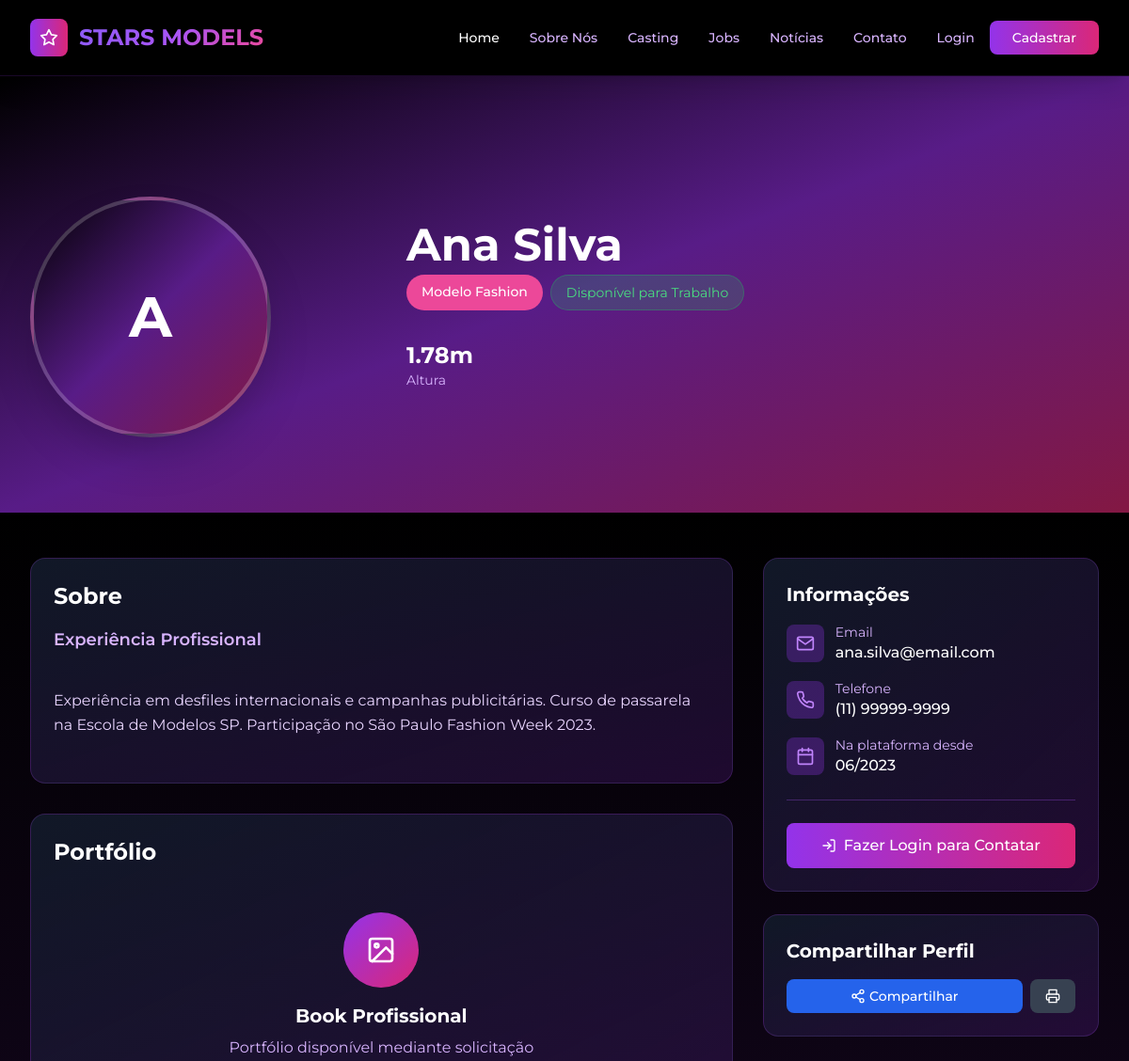
Page /modelo.php?id=1 (upper part) on the earlier database version.
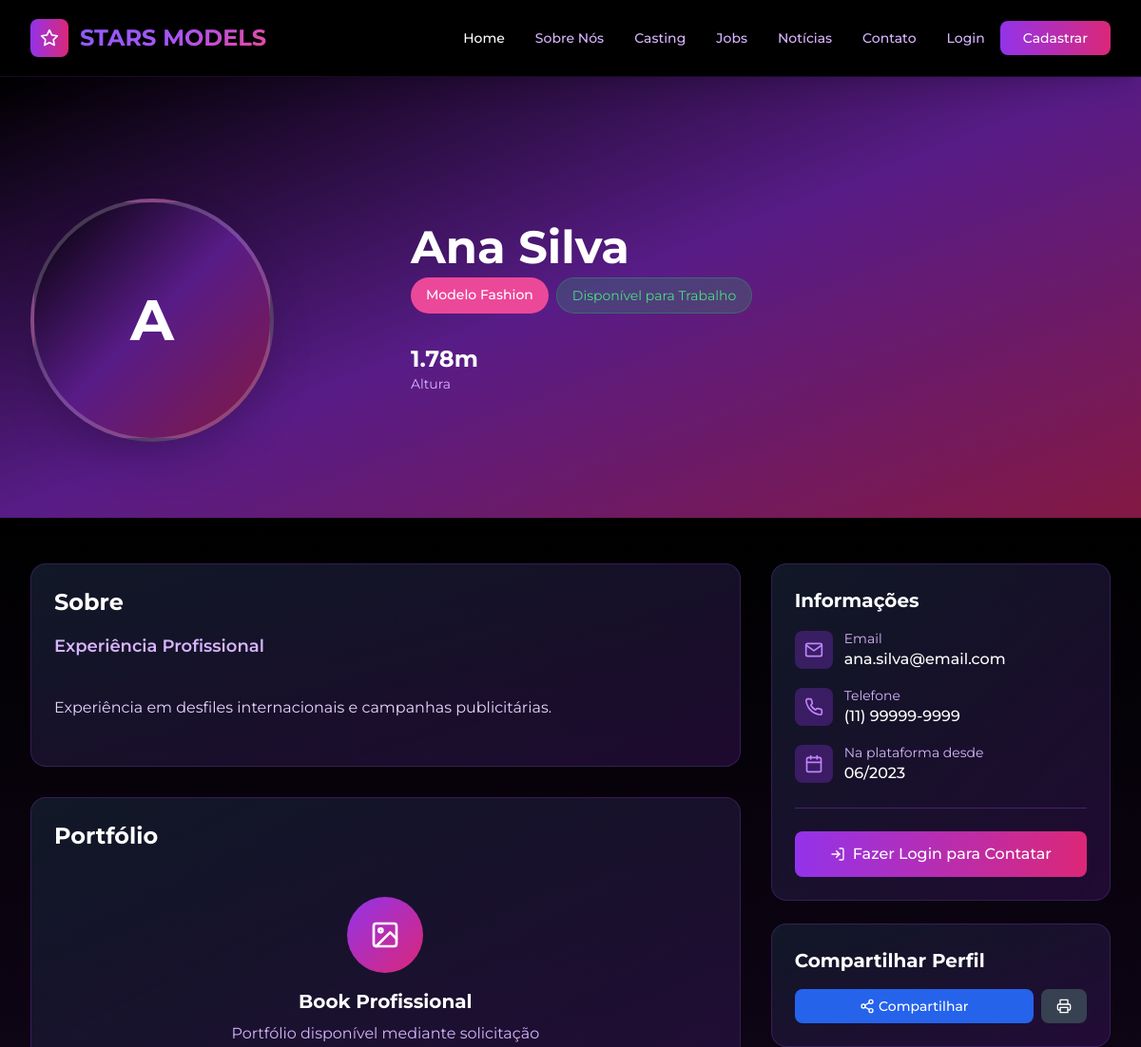
Same page on the later database version.
### tables this page shows
CREATE TABLE modelos (
    id INT AUTO_INCREMENT PRIMARY KEY,
    usuario_id INT,
    altura DECIMAL(4,2),
    busto DECIMAL(5,2),
    quadril DECIMAL(5,2),
    tipo_profissao ENUM('fashion', 'comercial', 'ator', 'atriz', 'alta-costura', 'fitness', 'plus-size', 'kids', 'adolescente'),
    experiencia TEXT,
    portfolio TEXT,
    status ENUM('ativo', 'inativo', 'pendente') DEFAULT 'pendente',
    created_at TIMESTAMP DEFAULT CURRENT_TIMESTAMP,
    updated_at TIMESTAMP DEFAULT CURRENT_TIMESTAMP ON UPDATE CURRENT_TIMESTAMP,
    FOREIGN KEY (usuario_id) REFERENCES usuarios(id) ON DELETE CASCADE
);

CREATE TABLE usuarios (
    id INT AUTO_INCREMENT PRIMARY KEY,
    nome VARCHAR(100) NOT NULL,
    email VARCHAR(100) UNIQUE NOT NULL,
    senha VARCHAR(255) NOT NULL,
    tipo ENUM('admin', 'cliente', 'modelo') DEFAULT 'cliente',
    cpf VARCHAR(14),
    telefone VARCHAR(20),
    endereco TEXT,
    empresa VARCHAR(100),
    created_at TIMESTAMP DEFAULT CURRENT_TIMESTAMP
);

### modelo.php (the view, shortened to what the changed rows need)
<?php
require_once 'includes/config.php';
$modelo_id = (int)$_GET['id'];
try {
    $stmt = $pdo->prepare("
        SELECT m.*, u.nome, u.email, u.telefone, u.created_at as usuario_criado
        FROM modelos m
        JOIN usuarios u ON m.usuario_id = u.id
        WHERE m.id = ? AND m.status = 'ativo'
    ");
    $stmt->execute([$modelo_id]);
    $modelo = $stmt->fetch();
} catch (PDOException $e) {
    $_SESSION['flash_message'] = "Erro ao carregar perfil do modelo.";
    header('Location: casting.php');
    exit;
}
$tipos_profissao = [
    'fashion' => 'Modelo Fashion',
    'comercial' => 'Modelo Comercial',
    'ator' => 'Ator',
    'atriz' => 'Atriz',
    'alta-costura' => 'Alta Costura',
    'fitness' => 'Fitness',
    'plus-size' => 'Plus Size',
    'kids' => 'Kids',
    'adolescente' => 'Adolescente'
];
$cores_tipo = [
    'fashion' => 'bg-pink-500',
    'comercial' => 'bg-blue-500',
    'ator' => 'bg-green-500',
    'atriz' => 'bg-purple-500',
    'alta-costura' => 'bg-yellow-500',
    'fitness' => 'bg-red-500',
    'plus-size' => 'bg-indigo-500',
    'kids' => 'bg-teal-500',
    'adolescente' => 'bg-orange-500'
];
$cor_tipo = $cores_tipo[$modelo['tipo_profissao']] ?? 'bg-purple-500';
?>
<?php include 'includes/header.php'; ?>
<section class="pt-32 pb-20 bg-gradient-to-br from-black via-purple-900 to-pink-900">
    <div class="max-w-7xl mx-auto px-4 sm:px-6 lg:px-8">
        <div class="flex flex-col lg:flex-row items-center gap-8" data-aos="fade-up">
            <div class="lg:w-1/3 text-center lg:text-left">
                <div class="w-64 h-64 mx-auto lg:mx-0 bg-gradient-to-br <?php echo $cor_tipo; ?> rounded-full flex items-center justify-center text-white text-6xl font-bold shadow-2xl border-4 border-white/20">
                    <?php echo strtoupper(substr($modelo['nome'], 0, 1)); ?>
                </div>
            </div>
            <div class="lg:w-2/3 text-center lg:text-left">
                <div class="flex flex-col sm:flex-row sm:items-center sm:justify-between mb-4">
                    <div>
                        <h1 class="text-4xl md:text-5xl font-bold text-white mb-2"><?php echo htmlspecialchars($modelo['nome']); ?></h1>
                        <div class="flex flex-wrap gap-2 justify-center lg:justify-start mb-4">
                            <span class="px-4 py-2 <?php echo $cor_tipo; ?> text-white rounded-full text-sm font-medium">
                                <?php echo $tipos_profissao[$modelo['tipo_profissao']] ?? 'Modelo'; ?>
                            </span>
                            <span class="px-4 py-2 bg-green-500/20 text-green-400 rounded-full text-sm border border-green-500/30">
                                Disponível para Trabalho
                            </span>
                        </div>
                    </div>
                </div>
                <div class="grid grid-cols-2 md:grid-cols-4 gap-4 mb-6">
                    <?php if($modelo['altura']): ?>
                    <div class="text-center lg:text-left">
                        <div class="text-2xl font-bold text-white"><?php echo $modelo['altura']; ?>m</div>
                        <div class="text-purple-300 text-sm">Altura</div>
                    </div>
                    <?php endif; ?>
                </div>
            </div>
        </div>
    </div>
</section>
<section class="py-12 bg-gradient-to-b from-black to-purple-900/20">
    <div class="max-w-7xl mx-auto px-4 sm:px-6 lg:px-8">
        <div class="grid grid-cols-1 lg:grid-cols-3 gap-8">
            <div class="lg:col-span-2 space-y-8">
                <div class="bg-gradient-to-br from-gray-900 to-purple-900/30 rounded-2xl p-6 border border-purple-500/20" data-aos="fade-up">
                    <h2 class="text-2xl font-bold text-white mb-4">Sobre</h2>
                    <?php if($modelo['experiencia']): ?>
                    <div class="mb-6">
                        <h3 class="text-lg font-semibold text-purple-300 mb-3">Experiência Profissional</h3>
                        <p class="text-purple-200 leading-relaxed whitespace-pre-line">
                            <?php echo htmlspecialchars($modelo['experiencia']); ?>
                        </p>
                    </div>
                    <?php endif; ?>
                </div>
                <div class="bg-gradient-to-br from-gray-900 to-purple-900/30 rounded-2xl p-6 border border-purple-500/20" data-aos="fade-up">
                    <h2 class="text-2xl font-bold text-white mb-4">Portfólio</h2>
                </div>
            </div>
            <div class="space-y-6">
                <div class="bg-gradient-to-br from-gray-900 to-purple-900/30 rounded-2xl p-6 border border-purple-500/20" data-aos="fade-up">
                    <div class="space-y-4">
                        <div class="flex items-center space-x-3">
                            <div>
                                <div class="text-sm text-purple-300">Email</div>
                                <div class="text-white font-medium"><?php echo htmlspecialchars($modelo['email']); ?></div>
                            </div>
                        </div>
                        <?php if($modelo['telefone']): ?>
                        <div class="flex items-center space-x-3">
                            <div class="w-10 h-10 bg-purple-600/30 rounded-lg flex items-center justify-center">
                                <i data-feather="phone" class="w-5 h-5 text-purple-400"></i>
                            </div>
                            <div>
                                <div class="text-sm text-purple-300">Telefone</div>
                                <div class="text-white font-medium"><?php echo htmlspecialchars($modelo['telefone']); ?></div>
                            </div>
                        </div>
                        <?php endif; ?>
                        <div class="flex items-center space-x-3">
                            <div>
                                <div class="text-sm text-purple-300">Na plataforma desde</div>
                                <div class="text-white font-medium"><?php echo date('m/Y', strtotime($modelo['usuario_criado'])); ?></div>
                            </div>
                        </div>
                    </div>
                </div>
            </div>
        </div>
    </div>
</section>
<?php include 'includes/footer.php'; ?>

Differences in the rows shown:
changed modelos "Modelo Fashion": experiencia "Experiência em desfiles internacionais e campanhas publicitárias. Curso de passarela na Escola de Modelos SP. Participação no São Paulo Fashion Week 2023." → "Experiência em desfiles internacionais e campanhas publicitárias."
